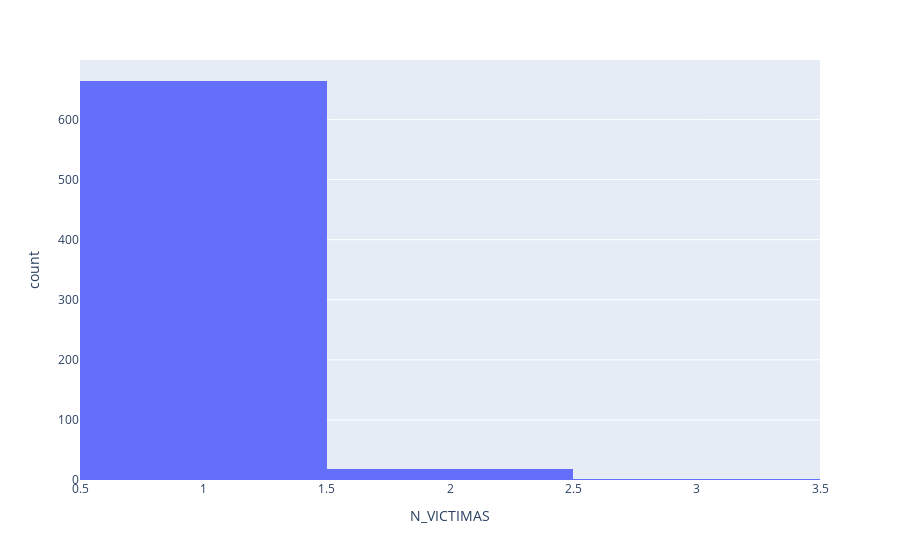

The notebook cell saved with this chart:
### Markdown cell above
<h3>Histograma N° de víctimas</h3>

### Code cell
px.histogram(df_homicidios, x='N_VICTIMAS')

### Figure 1 — Plotly figure (JSON) as saved in the notebook; plotly's stock layout.template omitted (floating-point values rounded to 4 significant figures; data arrays with more than 128 entries replaced by an {"elided": "..."} marker saying what was removed)
{"data": [{"alignmentgroup": "True", "bingroup": "x", "hovertemplate": "N_VICTIMAS=%{x}<br>count=%{y}<extra></extra>", "legendgroup": "", "marker": {"color": "#636efa", "pattern": {"shape": ""}}, "name": "", "offsetgroup": "", "orientation": "v", "showlegend": false, "type": "histogram", "x": {"elided": "683 int values"}, "xaxis": "x", "yaxis": "y"}], "layout": {"barmode": "relative", "legend": {"tracegroupgap": 0}, "margin": {"t": 60}, "xaxis": {"anchor": "y", "domain": [0, 1], "title": {"text": "N_VICTIMAS"}}, "yaxis": {"anchor": "x", "domain": [0, 1], "title": {"text": "count"}}}}
